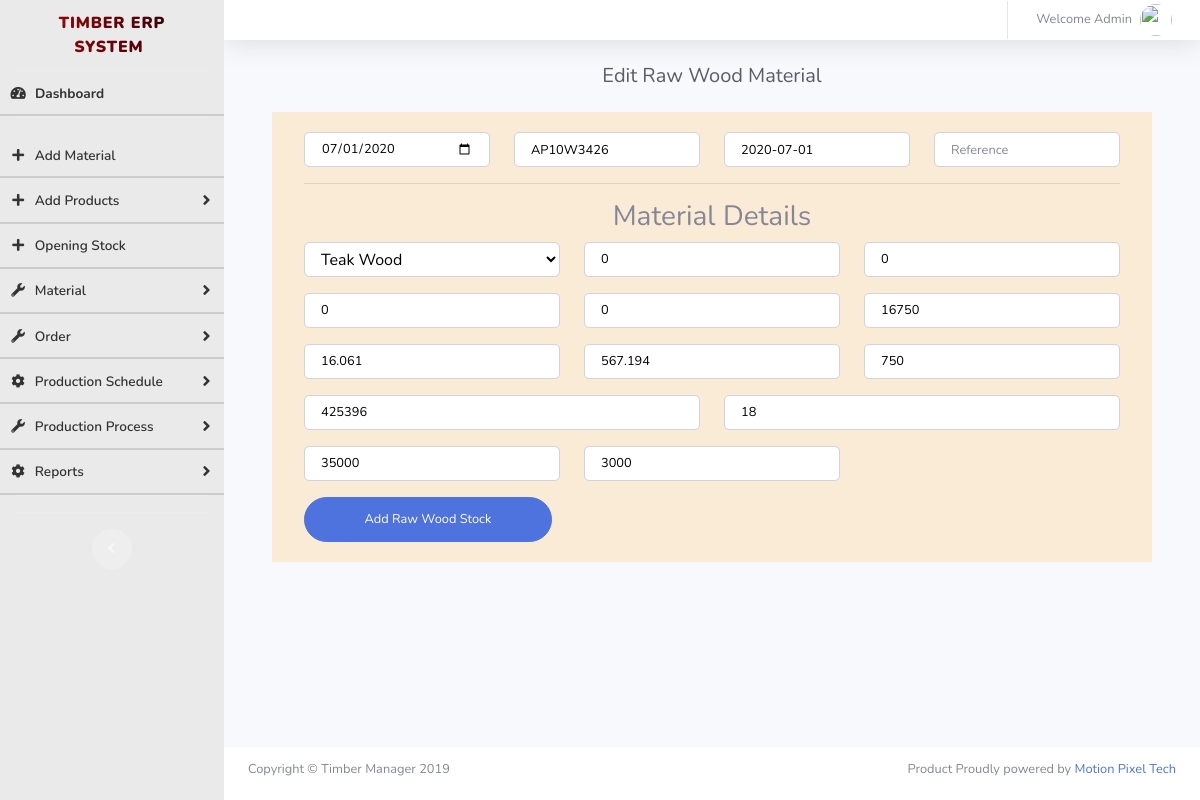
Screenshot of /total_raw_wood_added_edit.php?id=2 (signed in) with the database file from the repository.
### tables this page shows
CREATE TABLE `ta_raw_wood` (
  `rw_id` int(10) NOT NULL,
  `recieved_date` date NOT NULL,
  `name` varchar(150) NOT NULL,
  `vehicle_number` varchar(50) NOT NULL,
  `reference` varchar(150) NOT NULL,
  `wood_type` varchar(50) NOT NULL,
  `length` int(20) NOT NULL,
  `width` int(20) NOT NULL,
  `thickness` int(20) NOT NULL,
  `pieces` int(20) NOT NULL,
  `cft` varchar(20) NOT NULL,
  `cbm` varchar(20) NOT NULL,
  `weight` int(20) NOT NULL,
  `price` int(20) NOT NULL,
  `value` int(20) NOT NULL,
  `gst` int(20) NOT NULL,
  `insert_date` datetime(6) NOT NULL,
  `other_charges` varchar(100) NOT NULL,
  `transport_charges` varchar(100) NOT NULL,
  `status` int(1) NOT NULL DEFAULT 1 COMMENT '1-> active, 0->inactive'
);

### total_raw_wood_added_edit.php (the view, shortened to what this page needs)
<?php
  if(empty($_SESSION['loggedin_id']))
  {
    header("Location: index.php");
  } else {
  include("db_connection.php");
      $sql = "SELECT trw.*,twt.id wood_id, twt.wood_type as twt_wood_type FROM ta_raw_wood trw join ta_wood_type twt on (trw.wood_type = twt.id) where trw.rw_id = ".$_GET['id'];
      $result = $conn->query($sql);
      $editrow = $result->fetch_assoc();
?>
    <!DOCTYPE html>
    <html lang="en">
    <head>
        <link href="vendor/fontawesome-free/css/all.min.css" rel="stylesheet" type="text/css">
        <link href="css/sb-admin-2.min.css" rel="stylesheet">
    </head>
    <body id="page-top">
        <div id="wrapper">
            <?php include "sidebar.php"; ?>
                <div id="content-wrapper" class="d-flex flex-column">
                    <div id="content">
                        <nav class="navbar navbar-expand navbar-light bg-white topbar mb-4 static-top shadow">
                            <ul class="navbar-nav ml-auto">
                                <li class="nav-item dropdown no-arrow">
                                    <a class="nav-link dropdown-toggle" href="#" id="userDropdown" role="button" data-toggle="dropdown" aria-haspopup="true" aria-expanded="false">
                                        <span class="mr-2 d-none d-lg-inline text-gray-600 small">Welcome Admin</span>
                                        <img class="img-profile rounded-circle" src="https://source.unsplash.com/QAB-WJcbgJk/60x60">
                                    </a>
                                </li>
                            </ul>
                        </nav>
                        <div class="container-fluid">
                            <div class="d-sm-flex align-items-center justify-content-between mb-4">
                                <h2 class="h5 mb-0 text-gray-800 text-center" style="width: 100%;">Edit Raw Wood Material</h2>
                            </div>
                            <div class="container">
                                <div class="tab-content">
                                    <div id="home" class="tab-pane fade show in active">
                                        <form class="user" method="post" action="sav_files/sav_edit_raw_wood_stock.php" style="clear: both;">
                                            <div class="col-lg-12">
                                                <div class="">
                                                    <div class="form-group row">
                                                        <div class="col-sm-3 mb-3 mb-sm-0">
                                                            <input type="date" class="form-control form-control-user" name="recieved_date" placeholder="Date" value="<?php echo $editrow['recieved_date'];?>">
                                                        </div>
                                                        <div class="col-sm-3">
                                                            <input type="text" class="form-control form-control-user" name="name" placeholder="Name" value="<?php echo $editrow['vehicle_number'];?>">
                                                        </div>
                                                        <div class="col-sm-3 mb-3 mb-sm-0">
                                                            <input type="text" class="form-control form-control-user" name="vehicle_number" placeholder="Vehicle Number" value="<?php echo $editrow['recieved_date'];?>">
                                                        </div>
                                                        <div class="col-sm-3">
                                                            <input type="text" class="form-control form-control-user" name="reference" placeholder="Reference" value="<?php echo $editrow['reference'];?>">
                                                        </div>
                                                    </div>
                                                    <hr>
                                                    <div class="form-group row">
                                                        <h3 class="text-center col-lg-12">Material Details</h3>
                                                        <div class="col-sm-4 mb-3 mb-sm-0">
                                                            <select type="text" class="form-control" name="wood_type">
                                                                <?php
                                                                    $sql = "SELECT * FROM ta_wood_type where status = 1";
                                                                    $result = $conn->query($sql);
                                                                    while($row = $result->fetch_assoc()) {
                                                                ?>
                                                                <option value="<?php echo $row['id'];?>" <?php if($row['id'] == $editrow['wood_id']) { echo "selected"; }?> ><?php echo $row['wood_type'];?></option>
                                                            <?php } ?>
                                                            </select>
                                                        </div>
                                                        <div class="col-sm-4">
                                                            <input type="text" class="form-control form-control-user" id="length" name="length" placeholder="Length in Ft" value="<?php echo $editrow['length'];?>">
                                                        </div>
                                                        <div class="col-sm-4 mb-3 mb-sm-0">
                                                            <input type="text" class="form-control form-control-user" id="width" name="width" placeholder="Width in Inches" value="<?php echo $editrow['width'];?>">
                                                        </div>
                                                    </div>
                                                    <div class="form-group row">
                                                        <div class="col-sm-4">
                                                            <input type="text" class="form-control form-control-user" id="thickness" name="thickness" placeholder="Thickness in Inches" value="<?php echo $editrow['thickness'];?>">
                                                        </div>
                                                        <div class="col-sm-4 mb-3 mb-sm-0">
                                                            <input type="text" class="form-control form-control-user" id="pieces" name="pieces" placeholder="Pieces" value="<?php echo $editrow['pieces'];?>">
                                                        </div>
                                                        <div class="col-sm-4 mb-3 mb-sm-0">
                                                            <input type="text" class="form-control form-control-user" id="weight" name="weight" placeholder="Weight in Kgs" value="<?php echo $editrow['weight'];?>">
                                                        </div>
                                                    </div>
                                                </div>
                                                <div class="form-group row">
                                                    <div class="col-sm-4">
                                                        <input type="text" class="form-control form-control-user" id="cbm" name="cbm" placeholder="CBM" onkeyup="addMaterialcft_calc()" value="<?php echo $editrow['cbm'];?>">
                                                    </div>
                                                    <div class="col-sm-4">
                                                        <input type="text" class="form-control form-control-user" id="cft" name="cft" placeholder="CFT" value="<?php echo $editrow['cft'];?>"  onkeyup="addMaterialcbm_calc()">
                                                    </div>
                                                    <div class="col-sm-4">
                                                        <input type="text" class="form-control form-control-user" name="price" id="material_price" placeholder="Price" onkeyup="addMaterialcft_calc()" value="<?php echo $editrow['price'];?>">
                                                    </div>
                                                </div>
                                                <div class="form-group row">
                                                    <div class="col-sm-6">
                                                        <input type="text" class="form-control form-control-user" name="value" id="material_value" placeholder="Value" value="<?php echo $editrow['value'];?>">
                                                    </div>
                                                    <div class="col-sm-6 mb-3 mb-sm-0">
                                                        <input type="text" class="form-control form-control-user" name="gst" placeholder="GST 18%" value="<?php echo $editrow['gst'];?>">
                                                    </div>
                                                </div>
                                                <div class="form-group row">
                                                    <div class="col-sm-4 mb-3 mb-sm-0">
                                                        <input type="text" class="form-control form-control-user" name="transport_charges" placeholder="Transport Charges" value="<?php echo $editrow['transport_charges'];?>">
                                                    </div>
                                                    <div class="col-sm-4">
                                                        <input type="text" class="form-control form-control-user" name="other_charges" placeholder="Other Charges" value="<?php echo $editrow['other_charges'];?>">
                                                    </div>
                                                </div>
                                            </div>
                                            <div class="form-group row col-sm-12">
                                                <div class="col-sm-4" style="float:right">
                                                    <input type="submit" class="btn btn-primary btn-user btn-block" name="add_rws" value="Add Raw Wood Stock">
                                                </div>
                                            </div>
                                        </form>
                                    </div>
                                </div>
                            </div>
                        </div>
                    </div>
                    <?php include "footer.php"; ?>
                </div>
        </div>
    </body>
    </html>
    <?php } ?>

### rows the page displays
ta_raw_wood: recieved_date "07/01/2020", name "AP10W3426", vehicle_number "2020-07-01", length "0", width "0", thickness "0", pieces "0", weight "16750", cbm "16.061", cft "567.194", price "750", value "425396", gst "18", transport_charges "35000", other_charges "3000"

### other values shown
form field wood_type "Teak Wood"
